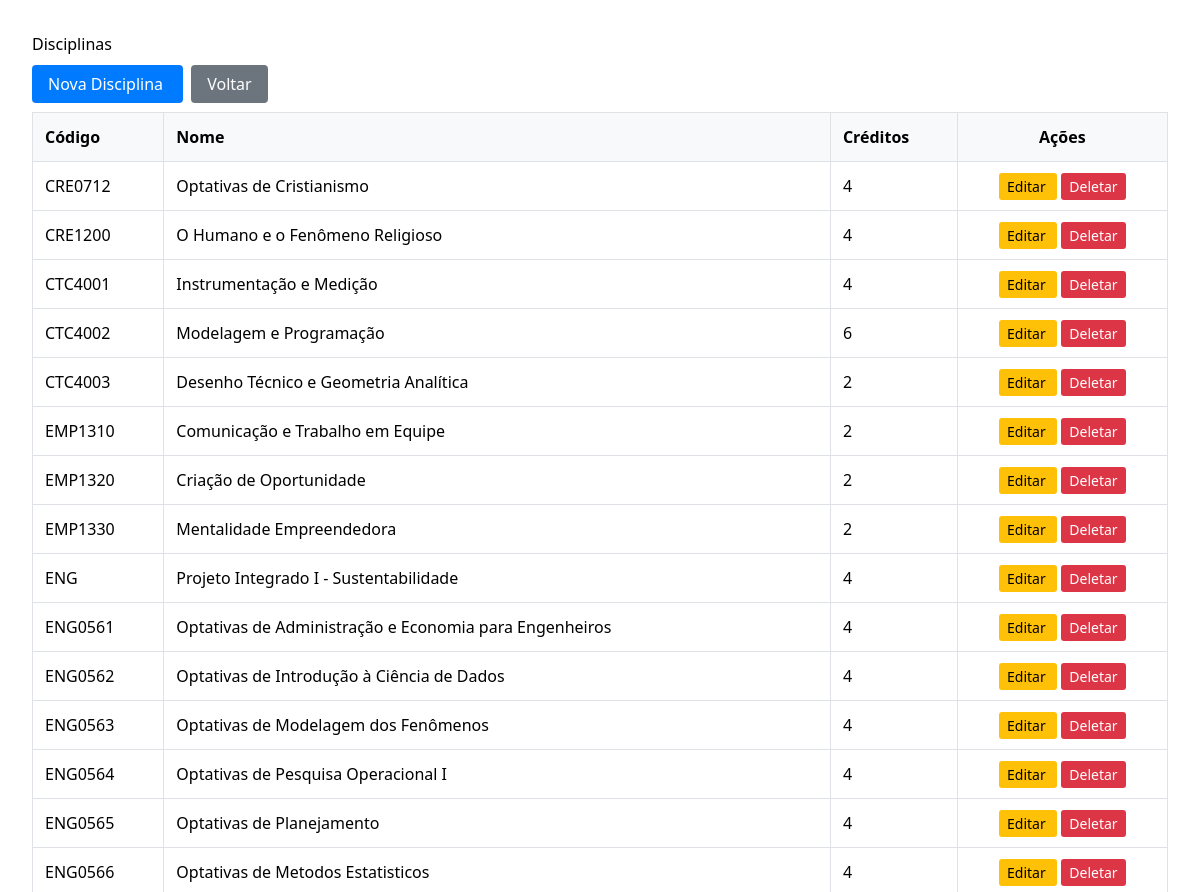
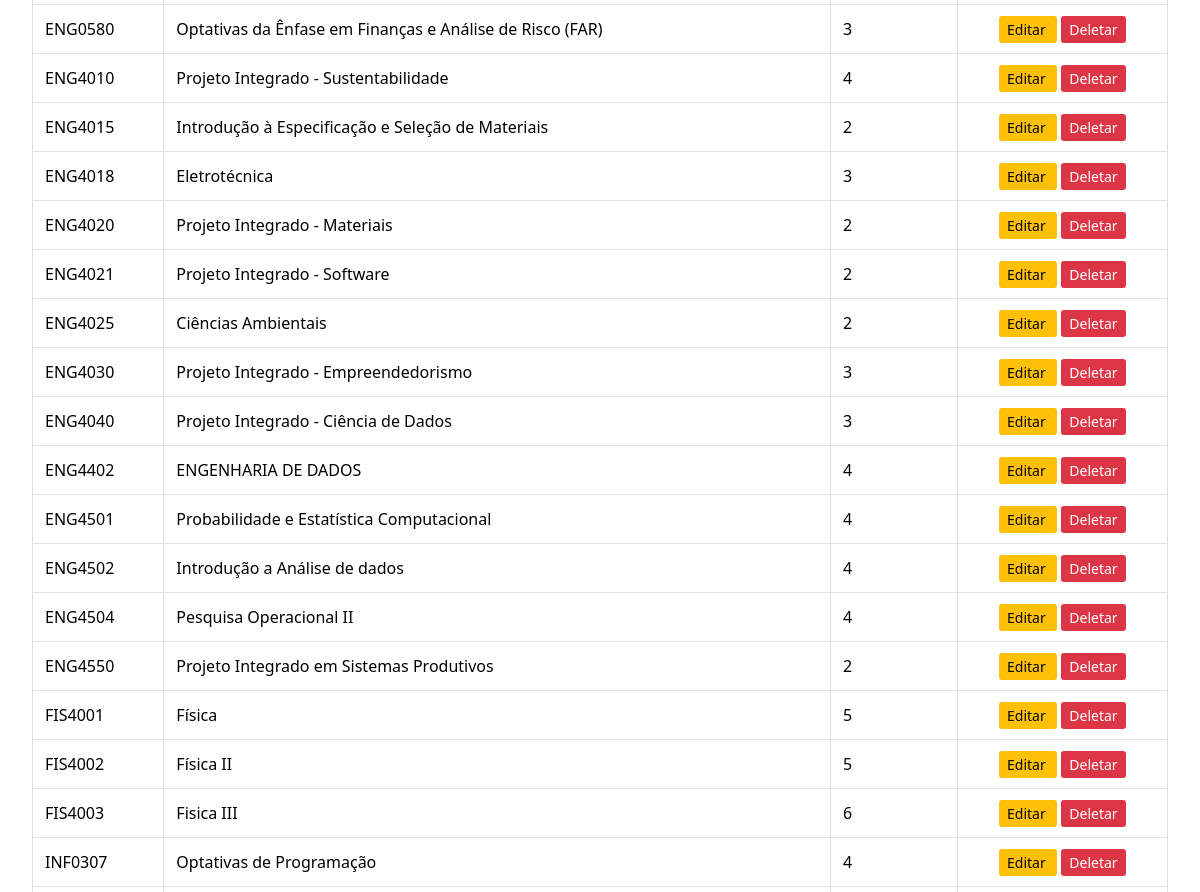
/disciplinas/ (signed in, upper part), run on an earlier commit of the app's database (2 pictures, top to bottom).
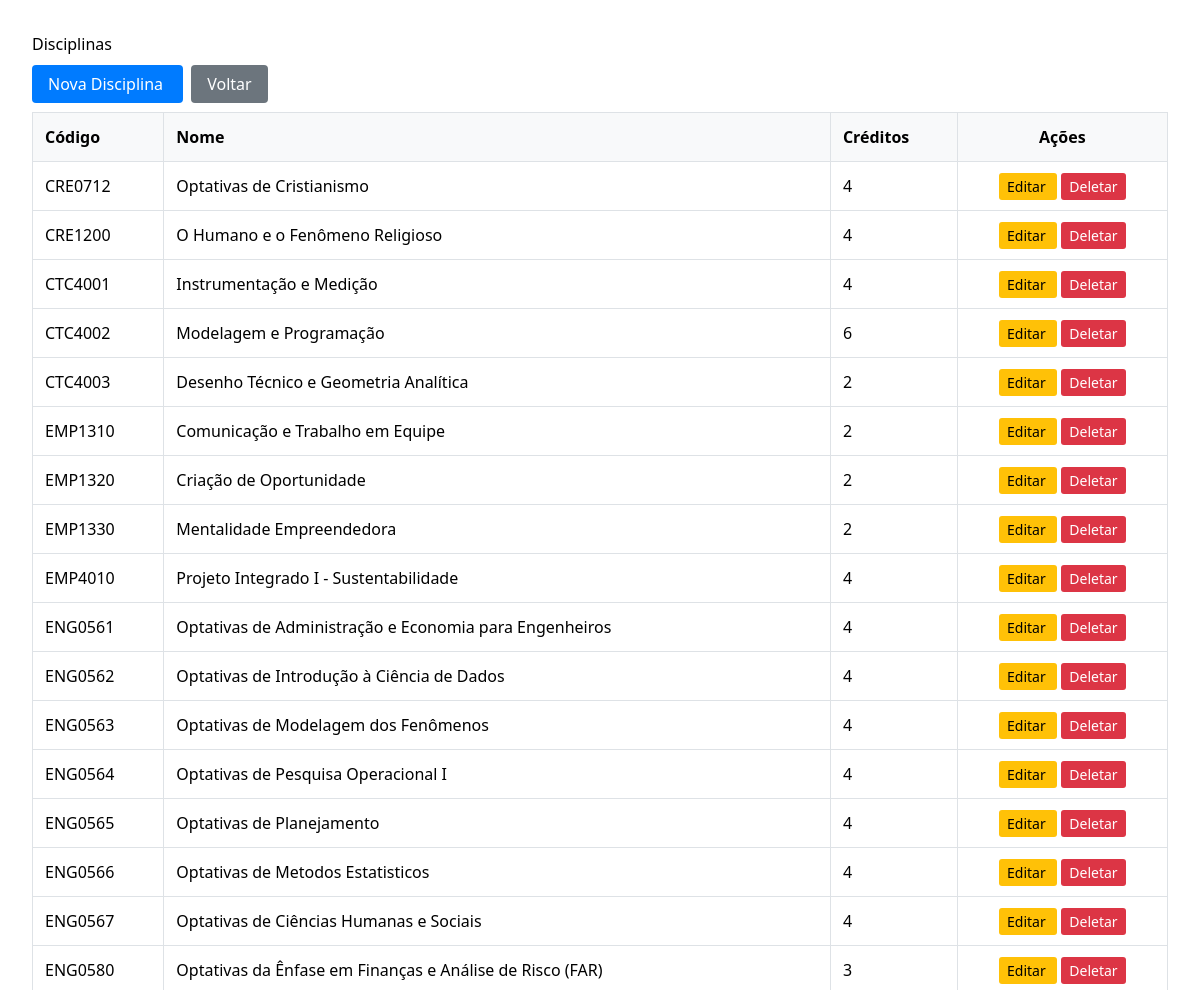
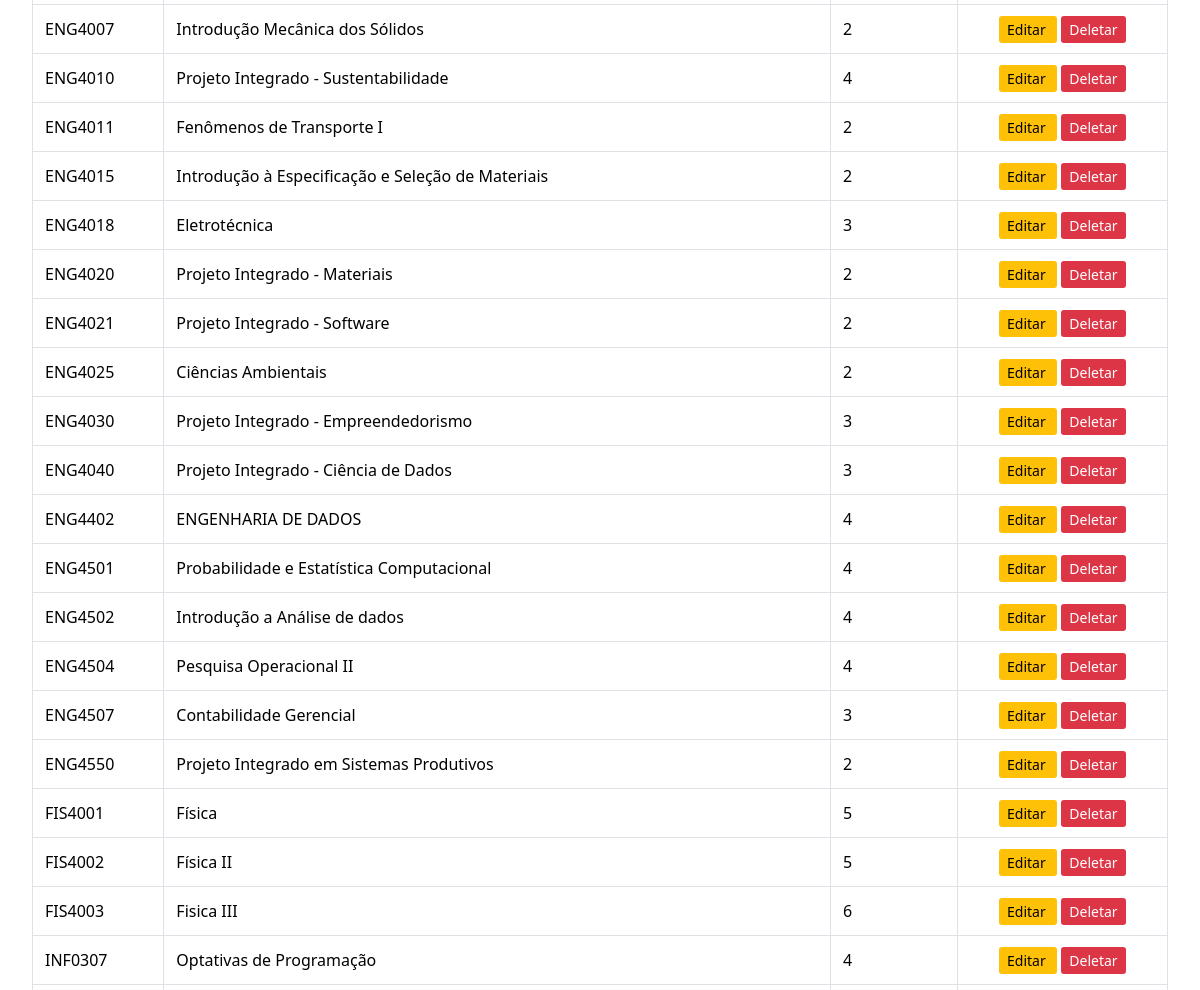
And on a later commit of the database (2 pictures, top to bottom).
### appPUC_Planner/models.py (models this page shows, shortened)
class Course(models.Model):
	code = models.CharField("código", max_length=20, unique=True)
	name = models.CharField("nome", max_length=200)
	cursos = models.ManyToManyField(
		Curso,
		through="CursoDisciplina",
		related_name="disciplinas",
		blank=True,
		help_text="Selecione todos os cursos que incluem esta disciplina."
	)
	prerequisites = models.CharField(
		"pré-requisitos",
		max_length=500,
		blank=True,
		help_text="Códigos separados por vírgula, ex: 'MAT 4162, ENG 4010'",
	)
	corequisites = models.CharField(
		"co-requisitos",
		max_length=500,
		blank=True,
		help_text="Códigos separados por vírgula para co-requisitos, ex: 'CTC 4001, CTC 4002'",
	)
	credits = models.PositiveSmallIntegerField("créditos", default=0)
	syllabus_url = models.URLField(
		"link da ementa",
		blank=True,
		help_text="URL para a ementa oficial da disciplina.",
	)
	class Meta:
		verbose_name = "Disciplina"
		verbose_name_plural = "Disciplinas"
		ordering = ["code"]

### hello_world/core/views.py (the view)
# urls.py: path("disciplinas/", core_views.course_list, name="course_list"),
@login_required
def course_list(request):
    courses = Course.objects.all()
    return render(request, "courses/course_list.html", {"courses": courses})

### hello_world/templates/courses/course_list.html (shortened to what this page needs)
{% extends "base.html" %}
{% block content %}
<div style="padding: 2rem; max-width: 1200px; margin: 0 auto;">
    <h1>Disciplinas</h1>
    <div style="margin: 1rem 0;">
        <a href="{% url 'course_create' %}" style="padding: 0.5rem 1rem; background: #007bff; color: white; text-decoration: none; border-radius: 4px;">
            Nova Disciplina
        </a>
        <a href="{% url 'home' %}" style="padding: 0.5rem 1rem; background: #6c757d; color: white; text-decoration: none; border-radius: 4px; margin-left: 0.5rem;">
            Voltar
        </a>
    </div>
    {% if courses %}
        <table style="width: 100%; border-collapse: collapse; margin-top: 1rem;">
            <thead>
                <tr style="background: #f8f9fa;">
                    <th style="padding: 0.75rem; border: 1px solid #dee2e6; text-align: left;">Código</th>
                    <th style="padding: 0.75rem; border: 1px solid #dee2e6; text-align: left;">Nome</th>
                    <th style="padding: 0.75rem; border: 1px solid #dee2e6; text-align: left;">Créditos</th>
                    <th style="padding: 0.75rem; border: 1px solid #dee2e6; text-align: center;">Ações</th>
                </tr>
            </thead>
            <tbody>
                {% for course in courses %}
                    <tr>
                        <td style="padding: 0.75rem; border: 1px solid #dee2e6;">{{ course.code }}</td>
                        <td style="padding: 0.75rem; border: 1px solid #dee2e6;">{{ course.name }}</td>
                        <td style="padding: 0.75rem; border: 1px solid #dee2e6;">{{ course.credits }}</td>
                        <td style="padding: 0.75rem; border: 1px solid #dee2e6; text-align: center;">
                            <a href="{% url 'course_update' course.pk %}" style="padding: 0.25rem 0.5rem; background: #ffc107; color: black; text-decoration: none; border-radius: 3px; font-size: 0.875rem;">
                                Editar
                            </a>
                            <a href="{% url 'course_delete' course.pk %}" style="padding: 0.25rem 0.5rem; background: #dc3545; color: white; text-decoration: none; border-radius: 3px; font-size: 0.875rem; margin-left: 0.25rem;">
                                Deletar
                            </a>
                        </td>
                    </tr>
                {% endfor %}
            </tbody>
        </table>
    {% else %}
        <p style="margin-top: 2rem; color: #6c757d;">Nenhuma disciplina cadastrada.</p>
    {% endif %}
</div>
{% endblock %}

What changed in the data, as far as the page shows it:
changed Course "Projeto Integrado I - Sustentabilidade": code "ENG" → "EMP4010"
added Course: code "ENG0567", name "Optativas de Ciências Humanas e Sociais", credits "4"
added Course: code "ENG4007", name "Introdução Mecânica dos Sólidos", credits "2"
added Course: code "ENG4011", name "Fenômenos de Transporte I", credits "2"
added Course: code "ENG4507", name "Contabilidade Gerencial", credits "3"
